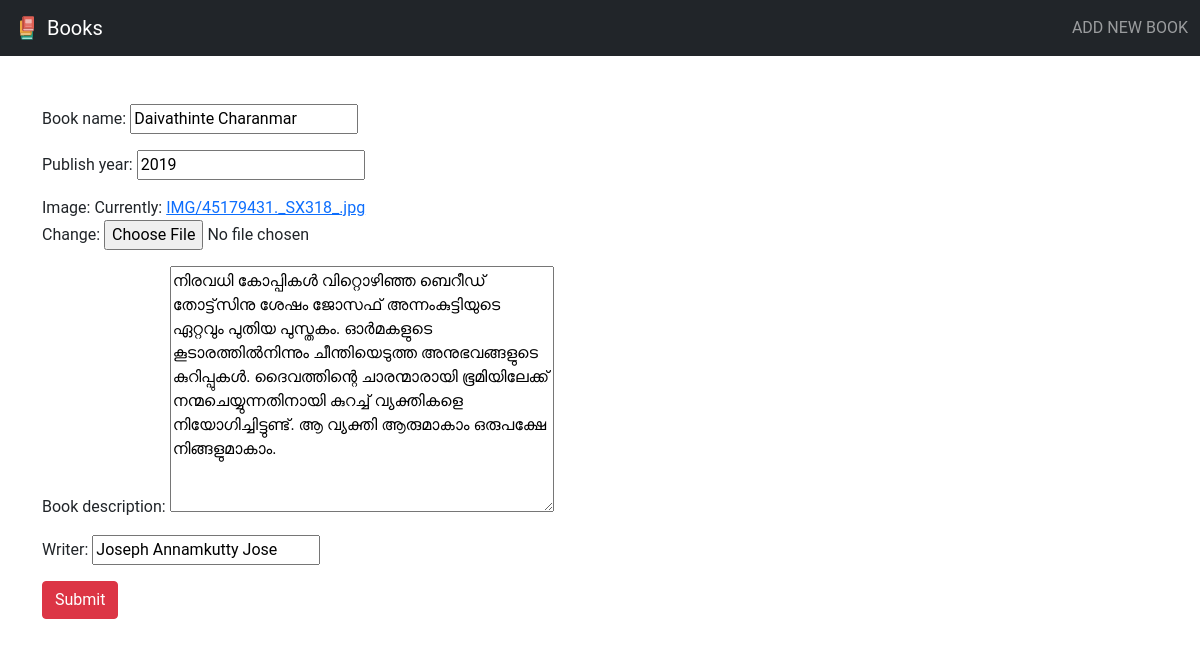
The app's page /update/1/ with its own data.
### Bookapp/models.py (models this page shows, shortened)
class Books(models.Model):
    Book_name = models.CharField(max_length=70)
    Publish_year = models.IntegerField()
    Image = models.ImageField(upload_to='IMG')
    Book_description = models.TextField(max_length=350)
    Writer = models.CharField(max_length=70)

### Bookapp/views.py (the view)
# urls.py: path('update/<int:pk>/',UpdateBook.as_view(),name='update'),
class UpdateBook (UpdateView):
    model = Books
    fields = '__all__'
    context_object_name = 'edit'
    template_name = 'edit.html'
    success_url = reverse_lazy('index')

### Templates/edit.html (shortened to what this page needs)
{% extends 'base.html' %}
{% block list %}
<div class="container">
    <div class="row pt-5">
    <form method="POST" action="" enctype="multipart/form-data" >
    {{form.as_p}}
    <input type="submit" class="btn btn-danger">
</form>
</div>
</div>
{% endblock%}

### Static/css/style.css (style rules this page uses)
html, body { -moz-box-sizing: border-box; box-sizing: border-box; height: 100%; width: 100%; background: #FFF; font-family: 'Roboto', sans-serif; font-weight: 400; }

### records on screen
Books: Book_name "Daivathinte Charanmar", Publish_year "2019", Book_description "നിരവധി കോപ്പികൾ വിറ്റൊഴിഞ്ഞ ബെറീഡ് തോട്ട്‌സിനു ശേഷം ജോസഫ് അന്നംകുട്ടിയുടെ ഏറ്റവും പുതിയ പുസ്തകം. ഓർമകളുടെ കൂടാരത്തിൽനിന്നും ചീന്തിയെടുത്ത അനുഭവങ്ങളുടെ കുറിപ്പുകൾ. ദൈവത്തിന്റെ ചാരന്മാരായി ഭൂമിയിലേക്ക് നന്മചെയ്യുന്നതിനായി കുറച്ച് വ്യക്തികളെ നിയോഗിച്ചിട്ടുണ്ട്. ആ വ്യക്തി ആരുമാകാം ഒരുപക്ഷേ നിങ്ങളുമാകാം.", Writer "Joseph Annamkutty Jose"
